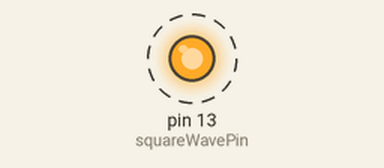
Simulated run of this sketch. Board: Arduino Uno, built with avr-gcc and run on an emulated ATmega328P. Parts: output pins drawn as LEDs (lit = HIGH). Dashed ring = blinking.

Above: at 0.2 s.
Timing chart, 0 to 4.6 s (numbered marks = the images above):
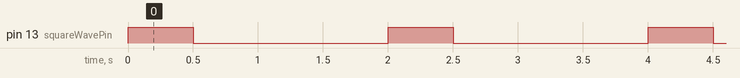

The sketch:

squareWave.ino
```cpp
byte squareWavePin = 13 ;

void setup()
{
  pinMode(squareWavePin,OUTPUT);
}

void loop()
{
  digitalWrite(squareWavePin,HIGH);
  delay(500);
  digitalWrite(squareWavePin,LOW);
  delay(1500);

}
```

Measured:
- by itself, pin 13 (squareWavePin): alternates HIGH for 0.50 s and LOW for 1.5 s
